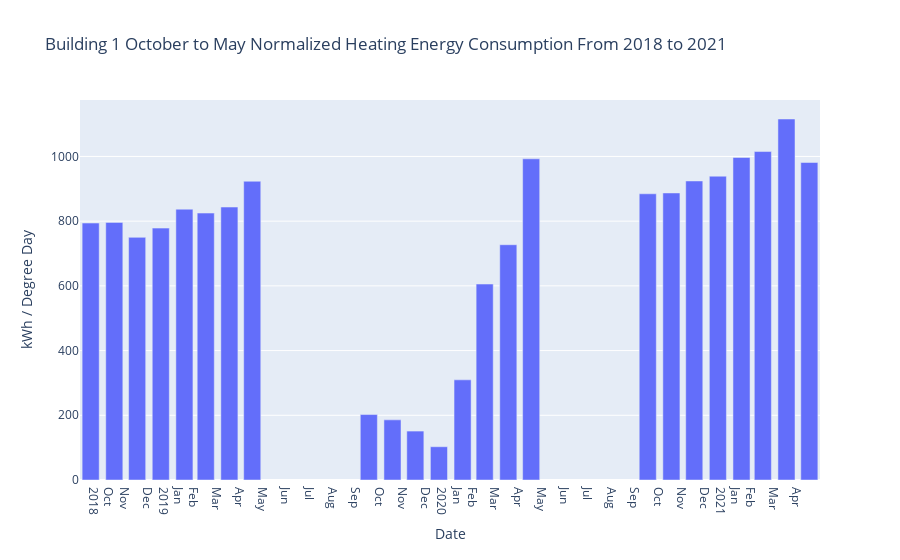

Here is the notebook cell this chart was saved with:
### Code cell
create_statement3 = '''
select DATE_FORMAT(w.Date, '%Y-%m')  AS Date , avg(Air_Temp_Avg) as Air_Temp_Avg , sum(Heating_Degree_Days) as Heating_Degree_Days, sum(Heating_kWh) as Heating_kWh, (sum(Heating_kWh)/sum(Heating_Degree_Days)) as Normalized_Energy_Consumption
FROM b1 INNER JOIN finaldd w
ON b1.Date = w.Date
where month(b1.Date) between 10 and 12 or month(b1.Date) between 1 and 5  
Group by year(w.`Date`), month(w.`Date`)
;
'''


df_b1nem = pd.read_sql_query(create_statement3, engine)
display(df_b1nem.head())

fig = px.bar(df_b1nem, x='Date', y="Normalized_Energy_Consumption",hover_data={"Date": "|%B %d, %Y"},
                                                       labels={"Normalized_Energy_Consumption": "kWh / Degree Day",},
  title='Building 1 October to May Normalized Heating Energy Consumption From 2018 to 2021')
fig.update_xaxes(
    dtick="M1",
    tickformat="%b\n%Y",
    ticklabelmode="period")

             
             
             
fig.show()

### Figure 1 — Plotly figure (JSON) as saved in the notebook; plotly's stock layout.template omitted (floating-point values rounded to 4 significant figures)
{"data": [{"alignmentgroup": "True", "hovertemplate": "Date=%{x|%B %d, %Y}<br>kWh / Degree Day=%{y}<extra></extra>", "legendgroup": "", "marker": {"color": "#636efa", "pattern": {"shape": ""}}, "name": "", "offsetgroup": "", "orientation": "v", "showlegend": false, "textposition": "auto", "type": "bar", "x": ["2018-10", "2018-11", "2018-12", "2019-01", "2019-02", "2019-03", "2019-04", "2019-05", "2019-10", "2019-11", "2019-12", "2020-01", "2020-02", "2020-03", "2020-04", "2020-05", "2020-10", "2020-11", "2020-12", "2021-01", "2021-02", "2021-03", "2021-04", "2021-05"], "xaxis": "x", "y": [794.2, 796.2, 749.9, 778.5, 836.9, 825.0, 843.6, 923.4, 202.2, 185.8, 151.2, 102.8, 309.6, 605.6, 727.1, 992.7, 884.6, 887.2, 924.2, 938.9, 996.7, 1015.0, 1116.0, 981.3], "yaxis": "y"}], "layout": {"autosize": true, "barmode": "relative", "legend": {"tracegroupgap": 0}, "title": {"text": "Building 1 October to May Normalized Heating Energy Consumption From 2018 to 2021"}, "xaxis": {"anchor": "y", "autorange": true, "domain": [0, 1], "dtick": "M1", "range": ["2018-09-17", "2021-05-15"], "tickformat": "%b\n%Y", "ticklabelmode": "period", "title": {"text": "Date"}, "type": "date"}, "yaxis": {"anchor": "x", "autorange": true, "domain": [0, 1], "range": [0, 1174.0], "title": {"text": "kWh / Degree Day"}, "type": "linear"}}}
